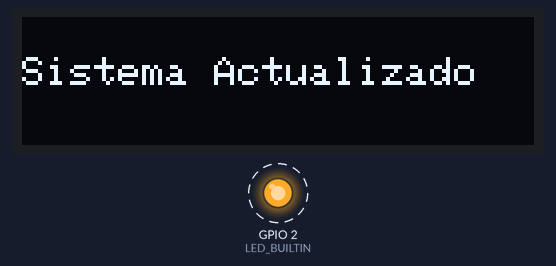
This sketch was run on a simulated ESP32. On the bench: 128×32 one-colour display, output pins drawn as LEDs (lit = HIGH). Dashed ring = blinking.

Above: at 2.1 s.
Timing chart, 0 to 130.0 s (numbered marks = the images above):
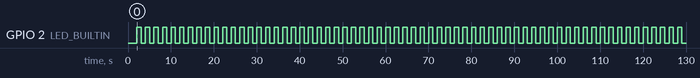

The sketch:

screenPro.ino
```cpp
#include <Wire.h>
#include <Adafruit_GFX.h>
#include <Adafruit_SSD1306.h>

#define SCREEN_WIDTH 128
#define SCREEN_HEIGHT 32
#define OLED_RESET     -1
Adafruit_SSD1306 display(SCREEN_WIDTH, SCREEN_HEIGHT, &Wire, OLED_RESET);

void setup() {
  Serial.begin(115200);
  Wire.begin(2, 0); // GPIO2 => SDA, GPIO0 => SCK
  pinMode(LED_BUILTIN, OUTPUT);


  if(!display.begin(SSD1306_SWITCHCAPVCC, 0x3C)) { // Address 0x3C for 128x32
    Serial.println(F("SSD1306 allocation failed"));
    for(;;); // Don't proceed, loop forever
  }

  delay(2000);
  display.clearDisplay();
  display.setTextSize(0.5);
  display.setTextColor(WHITE);
  display.setCursor(0, 10);
  display.println("Sistema Actualizado");
  display.display();
}

void loop() {
  digitalWrite(LED_BUILTIN, HIGH);
  delay(1000);
  digitalWrite(LED_BUILTIN, LOW);
  delay(1000);

}
```

Measured:
- by itself, GPIO 2 (LED_BUILTIN): alternates HIGH for 1.0 s and LOW for 1.0 s
